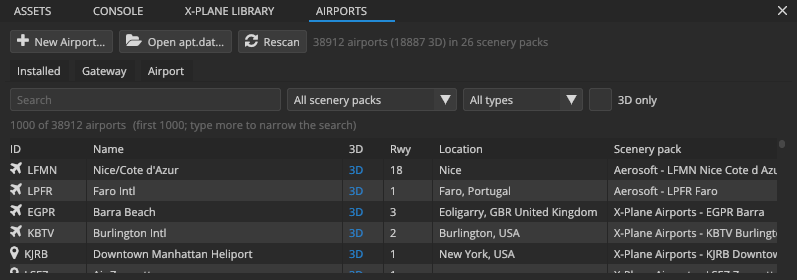
#> input picture docs/manual/images/airports-panel.png, 797 x 280 px; its folder holds only this picture in this run
$ python xp_compare.py --references ../../docs/manual/images --sedx ../../docs/manual/images --out out
#> lines starting #> are read from the running program, lines starting #| are printed output that depends on the picture
"""Parity harness: compares SEDX scenario captures with X-Plane 12 reference screenshots (plan TASK-006).

    python -I tools/image_compare/xp_compare.py --references <probe output> --sedx <SEDX captures> --out <report dir>
        [--scenarios tools/xp12_reference_probe/scenarios/xp12_parity.json]
        [--thresholds tools/image_compare/thresholds.json]

Pairs <id>.png from the reference folder (tools/xp12_reference_probe writes them to X-Plane's Output/sedx_probe/)
with <id>.png from the SEDX folder (--env-scenario ... --capture-png <dir>/<id>.png, which also writes <id>_sky.png).
Per scenario: mean and 95th-percentile CIEDE2000, mean FLIP (NVIDIA FLIP, when the flip-evaluator package is
installed), the Earth Mover's Distance between log2-luminance histograms, and the mean CIEDE2000 of the sky (pixels
where SEDX drew nothing). Writes report.html, summary.json and diff images to --out; exits with 1 when a scenario
breaks its thresholds.

Needs numpy and Pillow (pip install numpy pillow flip-evaluator). Images are compared at the reference's size; the
SEDX image is resized to it (bicubic) and the scenario's ui_mask rectangles are ignored.
"""
import argparse
import html
import json
import math
import os
import re
import sys

try:
    import numpy as np
    from PIL import Image
except ImportError:  # pragma: no cover - reported to the user
    sys.stderr.write('xp_compare.py needs numpy and Pillow: pip install numpy pillow flip-evaluator\n')
    sys.exit(2)

try:
    import flip_evaluator
except ImportError:
    flip_evaluator = None

HERE = os.path.dirname(os.path.abspath(__file__))
REPO = os.path.normpath(os.path.join(HERE, '..', '..'))

# log2-luminance histogram: display-referred luminance 2^-12 .. 1
HIST_BINS = 96
HIST_RANGE = (-12.0, 0.0)


# -------------------------------------------------------
# Colour

def srgb_to_linear(c):
    return np.where(c <= 0.04045, c / 12.92, ((c + 0.055) / 1.055) ** 2.4)


def linear_to_lab(rgb):
    """Linear sRGB (D65) -> CIE L*a*b*."""
    m = np.array([[0.4124564, 0.3575761, 0.1804375],
                  [0.2126729, 0.7151522, 0.0721750],
                  [0.0193339, 0.1191920, 0.9503041]])
    xyz = rgb @ m.T
    white = np.array([0.95047, 1.0, 1.08883])
    t = xyz / white
    eps = 216.0 / 24389.0
    kappa = 24389.0 / 27.0
    f = np.where(t > eps, np.cbrt(t), (kappa * t + 16.0) / 116.0)
    lab = np.empty_like(xyz)
    lab[..., 0] = 116.0 * f[..., 1] - 16.0
    lab[..., 1] = 500.0 * (f[..., 0] - f[..., 1])
    lab[..., 2] = 200.0 * (f[..., 1] - f[..., 2])
    return lab


def ciede2000(lab1, lab2):
    """CIEDE2000 colour difference per pixel (Sharma, Wu and Dalal 2005), kL = kC = kH = 1."""
    L1, a1, b1 = lab1[..., 0], lab1[..., 1], lab1[..., 2]
    L2, a2, b2 = lab2[..., 0], lab2[..., 1], lab2[..., 2]
    C1 = np.hypot(a1, b1)
    C2 = np.hypot(a2, b2)
    Cbar = 0.5 * (C1 + C2)
    G = 0.5 * (1.0 - np.sqrt(Cbar ** 7 / (Cbar ** 7 + 25.0 ** 7)))
    a1p = (1.0 + G) * a1
    a2p = (1.0 + G) * a2
    C1p = np.hypot(a1p, b1)
    C2p = np.hypot(a2p, b2)
    h1p = np.degrees(np.arctan2(b1, a1p)) % 360.0
    h2p = np.degrees(np.arctan2(b2, a2p)) % 360.0

    dLp = L2 - L1
    dCp = C2p - C1p
    dhp = h2p - h1p
    dhp = np.where(dhp > 180.0, dhp - 360.0, dhp)
    dhp = np.where(dhp < -180.0, dhp + 360.0, dhp)
    dhp = np.where(C1p * C2p == 0.0, 0.0, dhp)
    dHp = 2.0 * np.sqrt(C1p * C2p) * np.sin(np.radians(dhp) / 2.0)

    Lbarp = 0.5 * (L1 + L2)
    Cbarp = 0.5 * (C1p + C2p)
    hsum = h1p + h2p
    hbarp = np.where(np.abs(h1p - h2p) > 180.0, np.where(hsum < 360.0, (hsum + 360.0) / 2.0, (hsum - 360.0) / 2.0), hsum / 2.0)
    hbarp = np.where(C1p * C2p == 0.0, hsum, hbarp)

    T = (1.0 - 0.17 * np.cos(np.radians(hbarp - 30.0)) + 0.24 * np.cos(np.radians(2.0 * hbarp))
         + 0.32 * np.cos(np.radians(3.0 * hbarp + 6.0)) - 0.20 * np.cos(np.radians(4.0 * hbarp - 63.0)))
    dtheta = 30.0 * np.exp(-(((hbarp - 275.0) / 25.0) ** 2))
    Rc = 2.0 * np.sqrt(Cbarp ** 7 / (Cbarp ** 7 + 25.0 ** 7))
    Sl = 1.0 + (0.015 * (Lbarp - 50.0) ** 2) / np.sqrt(20.0 + (Lbarp - 50.0) ** 2)
    Sc = 1.0 + 0.045 * Cbarp
    Sh = 1.0 + 0.015 * Cbarp * T
    Rt = -np.sin(np.radians(2.0 * dtheta)) * Rc
    return np.sqrt((dLp / Sl) ** 2 + (dCp / Sc) ** 2 + (dHp / Sh) ** 2 + Rt * (dCp / Sc) * (dHp / Sh))


def luminance(linear_rgb):
    return linear_rgb @ np.array([0.2126729, 0.7151522, 0.0721750])


def log2_histogram(lum, mask):
    values = np.log2(np.maximum(lum[mask], 2.0 ** HIST_RANGE[0]))
    hist, _ = np.histogram(values, bins=HIST_BINS, range=HIST_RANGE)
    total = hist.sum()
    return hist / total if total > 0 else hist.astype(np.float64)


def emd_1d(p, q):
    """Earth Mover's Distance between two histograms over the same bins, in log2 units (stops)."""
    width = (HIST_RANGE[1] - HIST_RANGE[0]) / HIST_BINS
    return float(np.abs(np.cumsum(p - q)).sum() * width)


# -------------------------------------------------------
# Inputs

def load_rgb(path):
    with Image.open(path) as image:
        return image.convert('RGB')


def load_scenarios(path):
    if not path or not os.path.exists(path):
        return {}
    with open(path, encoding='utf-8') as f:
        data = json.load(f)
    defaults = data.get('defaults', {})
    out = {}
    for entry in data.get('scenarios', []):
        merged = dict(defaults)
        merged.update(entry)
        out[merged['id']] = merged
    return out


def load_thresholds(path):
    with open(path, encoding='utf-8') as f:
        data = json.load(f)
    rules = [(re.compile(rule['match']), rule) for rule in data.get('rules', [])]
    return data.get('default', {}), rules


def limits_for(scenario_id, default, rules):
    for pattern, rule in rules:
        if pattern.search(scenario_id):
            merged = dict(default)
            merged.update(rule.get('limits', {}))
            return rule.get('name', pattern.pattern), merged
    return 'default', dict(default)


def ui_mask(shape, rects):
    """True where pixels count (outside every ui_mask rectangle, given in 0-1 of the image)."""
    h, w = shape
    keep = np.ones((h, w), dtype=bool)
    for x0, y0, x1, y1 in rects or []:
        keep[int(round(y0 * h)):int(round(y1 * h)), int(round(x0 * w)):int(round(x1 * w))] = False
    return keep


# -------------------------------------------------------

def compare(scenario_id, ref_path, sedx_path, sky_path, scenario, out_dir):
    ref_image = load_rgb(ref_path)
    sedx_image = load_rgb(sedx_path)
    warnings = []
    ref_aspect = ref_image.width / ref_image.height
    sedx_aspect = sedx_image.width / sedx_image.height
    if abs(ref_aspect - sedx_aspect) / ref_aspect > 0.01:
        warnings.append(f'aspect ratios differ ({ref_image.width}x{ref_image.height} vs {sedx_image.width}x{sedx_image.height}): '
                        'the views do not cover the same field')
    if sedx_image.size != ref_image.size:
        sedx_image = sedx_image.resize(ref_image.size, Image.BICUBIC)

    ref = np.asarray(ref_image, dtype=np.float64) / 255.0
    sedx = np.asarray(sedx_image, dtype=np.float64) / 255.0
    keep = ui_mask(ref.shape[:2], scenario.get('ui_mask', []))

    ref_lin = srgb_to_linear(ref)
    sedx_lin = srgb_to_linear(sedx)
    delta_e = ciede2000(linear_to_lab(ref_lin), linear_to_lab(sedx_lin))
    values = delta_e[keep]
    metrics = {
        'mean_de2000': float(values.mean()),
        'p95_de2000': float(np.percentile(values, 95)),
        'luminance_emd': emd_1d(log2_histogram(luminance(ref_lin), keep), log2_histogram(luminance(sedx_lin), keep)),
        'mean_luminance_ref': float(luminance(ref_lin)[keep].mean()),
        'mean_luminance_sedx': float(luminance(sedx_lin)[keep].mean()),
    }

    if sky_path and os.path.exists(sky_path):
        with Image.open(sky_path) as sky_image:
            sky = np.asarray(sky_image.convert('L').resize(ref_image.size, Image.NEAREST)) > 127
        sky &= keep
        if sky.any():
            metrics['sky_mean_de2000'] = float(delta_e[sky].mean())
            metrics['sky_fraction'] = float(sky.mean())

    if flip_evaluator is not None:
        try:
            _, mean_flip, _ = flip_evaluator.evaluate(ref.astype(np.float32), sedx.astype(np.float32), 'LDR')
            metrics['mean_flip'] = float(mean_flip)
        except Exception as e:  # keep the other metrics when FLIP fails
            warnings.append(f'FLIP failed: {e}')

    # Images for the report: the pair at reduced size and a delta-E heat map (0 black .. 20+ white)
    image_dir = os.path.join(out_dir, 'images')
    os.makedirs(image_dir, exist_ok=True)
    thumb = (min(640, ref_image.width), max(1, round(min(640, ref_image.width) / ref_aspect)))
    ref_image.resize(thumb, Image.BILINEAR).save(os.path.join(image_dir, f'{scenario_id}_ref.png'))
    sedx_image.resize(thumb, Image.BILINEAR).save(os.path.join(image_dir, f'{scenario_id}_sedx.png'))
    heat = np.clip(delta_e / 20.0, 0.0, 1.0)
    heat_rgb = np.stack([heat, np.clip(heat * 2.0 - 0.5, 0, 1), np.clip(heat * 3.0 - 2.0, 0, 1)], axis=-1)
    heat_rgb[~keep] = (0.0, 0.2, 0.4)
    Image.fromarray((heat_rgb * 255.0 + 0.5).astype(np.uint8)).resize(thumb, Image.BILINEAR).save(os.path.join(image_dir, f'{scenario_id}_de.png'))
    return metrics, warnings


# [44 lines left out: functions check, write_report, not called in this run]


def main(argv=None):
    parser = argparse.ArgumentParser(description=__doc__.split('\n')[0])
    parser.add_argument('--references', required=True, help='X-Plane reference folder (<id>.png, <id>.json)')
    parser.add_argument('--sedx', required=True, help='SEDX capture folder (<id>.png, <id>_sky.png)')
    parser.add_argument('--out', required=True, help='Report folder')
    parser.add_argument('--scenarios', default=os.path.join(REPO, 'tools', 'xp12_reference_probe', 'scenarios', 'xp12_parity.json'))
    parser.add_argument('--thresholds', default=os.path.join(HERE, 'thresholds.json'))
    parser.add_argument('--only', default=None, help='Regular expression: compare matching scenario ids only')
    args = parser.parse_args(argv)

    scenarios = load_scenarios(args.scenarios)
    default_limits, rules = load_thresholds(args.thresholds)
#> (reads tools/image_compare/thresholds.json from the repository)
    os.makedirs(args.out, exist_ok=True)

    ids = sorted({os.path.splitext(name)[0] for name in os.listdir(args.references)
                  if name.endswith('.png') and not name.endswith('_sky.png')})
    if args.only:
        ids = [i for i in ids if re.search(args.only, i)]

    results = []
    failed = False
    for scenario_id in ids:
        category, limits = limits_for(scenario_id, default_limits, rules)
        sedx_path = os.path.join(args.sedx, scenario_id + '.png')
        result = {'id': scenario_id, 'category': category, 'limits': limits, 'failures': [], 'warnings': []}
        if not os.path.exists(sedx_path):
            result['status'] = 'missing'
            result['warnings'].append('no SEDX capture')
            results.append(result)
            continue
        metrics, warnings = compare(scenario_id, os.path.join(args.references, scenario_id + '.png'), sedx_path,
                                    os.path.join(args.sedx, scenario_id + '_sky.png'), scenarios.get(scenario_id, {}), args.out)
#> in load_rgb, image is the input picture: PIL image 797x280 RGB; mean R, G, B 51.8, 52, 52.1
#> in linear_to_lab, `f = np.where(t > eps, np.cbrt(t), (kappa * t + 16.0) / 116.0)`:
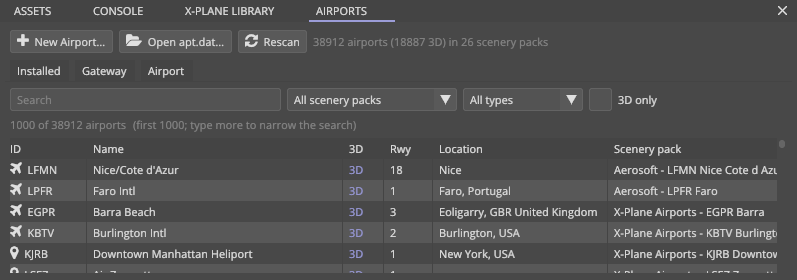
#> f: shape (280, 797, 3) float64; mean R, G, B 0.322, 0.322, 0.322
#> in linear_to_lab, `lab[..., 2] = 200.0 * (f[..., 1] - f[..., 2])`:
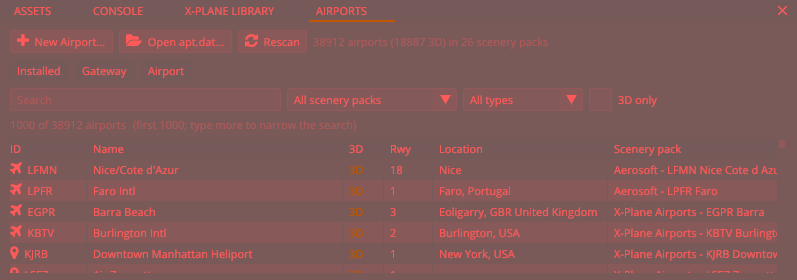
#> lab: shape (280, 797, 3) float64; mean R, G, B 21.3, 0, -0.1; drawn with min black and max white
#> in linear_to_lab (call 2), `m = np.array([[0.4124564, 0.3575761, 0.1804375], [0.2126729, 0.7151522..`: m = [[0.412, 0.358, 0.18], [0.213, 0.715, 0.0722], [0.0193, 0.119, 0.95]]
#> in linear_to_lab (call 2), `lab[..., 0] = 116.0 * f[..., 1] - 16.0`:
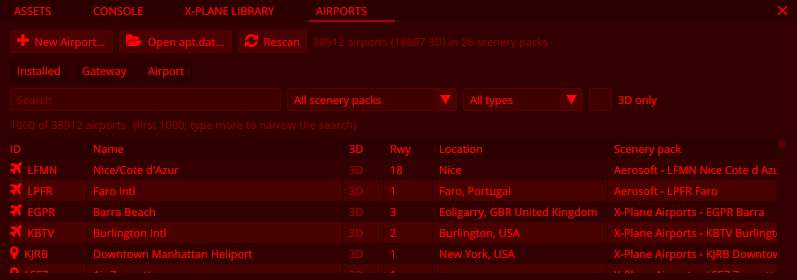
#> lab: shape (280, 797, 3) float64; mean R, G, B 21.3, 0.3, 0.3; drawn with min black and max white
#> in ciede2000, `L1, a1, b1 = lab1[..., 0], lab1[..., 1], lab1[..., 2]`:
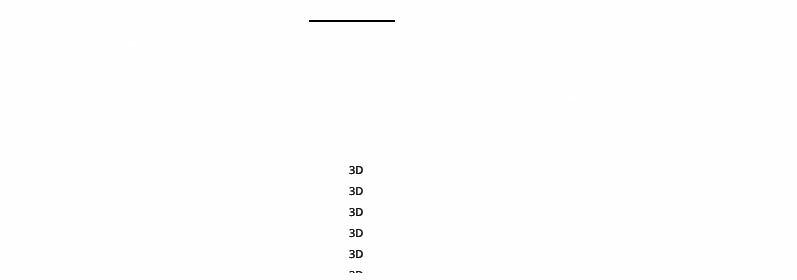
#> b1: shape (280, 797) float64; min -46.89, max 5.88e-06, mean -0.0907; drawn with min black and max white
#> in ciede2000, `C1 = np.hypot(a1, b1)`:
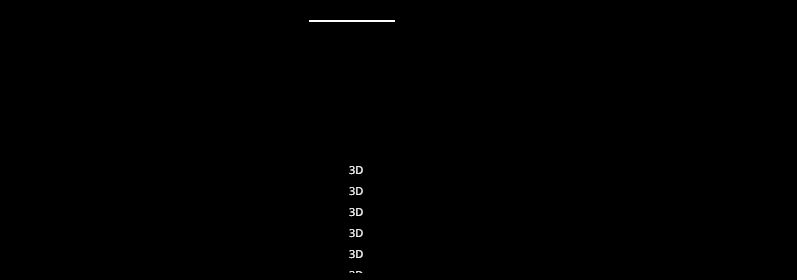
#> C1: shape (280, 797) float64; min 4.82e-06, max 46.91, mean 0.1; drawn with min black and max white
#> in ciede2000, `G = 0.5 * (1.0 - np.sqrt(Cbar ** 7 / (Cbar ** 7 + 25.0 ** 7)))`:
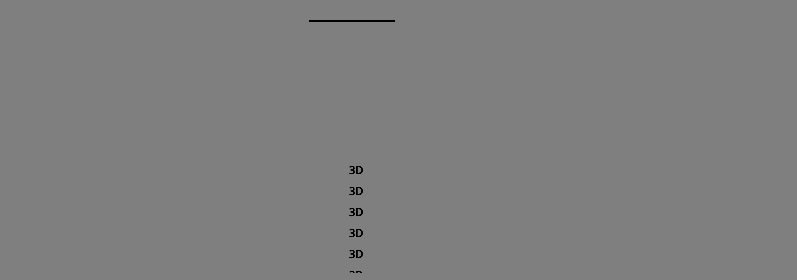
#> G: shape (280, 797) float64; min 0.00302, max 0.5, mean 0.499
#> in ciede2000, `dLp = L2 - L1`: dLp: shape (280, 797) float64; every value is 0
#> in ciede2000, `Sl = 1.0 + (0.015 * (Lbarp - 50.0) ** 2) / np.sqrt(20.0 + (Lbarp - 50...`:
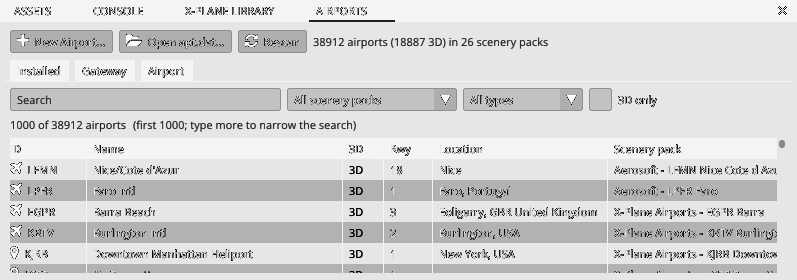
#> Sl: shape (280, 797) float64; min 1, max 1.54, mean 1.45; drawn with min black and max white
#> in log2_histogram, `hist, _ = np.histogram(values, bins=HIST_BINS, range=HIST_RANGE)`: hist = 96 values, max 116665 at index 52, min 0 at index 0, mean 2324.6
#> in log2_histogram, `total = hist.sum()`: total = 223160
#> in emd_1d, `width = (HIST_RANGE[1] - HIST_RANGE[0]) / HIST_BINS`: width = 0.125
#> in compare, `metrics = { 'mean_de2000': float(values.mean()), 'p95_de2000': float(n..`: metrics = {'mean_de2000': 0, 'p95_de2000': 0, 'luminance_emd': 0, 'mean_luminance_ref': 0.0466, 'mean_luminance_sedx': 0.0466}
        result['status'] = 'compared'
        result['metrics'] = metrics
        result['warnings'] = warnings
        result['failures'] = check(metrics, limits)
        failed = failed or bool(result['failures'])
        results.append(result)
        print(f'{scenario_id:32s} {"FAIL" if result["failures"] else "pass"}  mean dE {metrics["mean_de2000"]:.2f}  '
              f'p95 {metrics["p95_de2000"]:.2f}  EMD {metrics["luminance_emd"]:.3f}' + (f'  FLIP {metrics["mean_flip"]:.3f}' if 'mean_flip' in metrics else ''))

    summary = {
        'references': os.path.abspath(args.references),
        'sedx': os.path.abspath(args.sedx),
        'flip_available': flip_evaluator is not None,
        'compared': sum(1 for r in results if r['status'] == 'compared'),
        'missing': sum(1 for r in results if r['status'] == 'missing'),
        'failed': sum(1 for r in results if r['failures']),
        'scenarios': results,
    }
    with open(os.path.join(args.out, 'summary.json'), 'w', encoding='utf-8') as f:
        json.dump(summary, f, indent=1)
    write_report(args.out, results, flip_evaluator is not None)
    print(f'{summary["compared"]} compared, {summary["failed"]} failed, {summary["missing"]} without a SEDX capture -> {args.out}')
    return 1 if failed else 0


if __name__ == '__main__':
    sys.exit(main())
#> (the call stopped at in compare, `_, mean_flip, _ = flip_evaluator.evaluate(ref.astype(np.float32), sedx..`: flip_evaluator is not available in this run)
